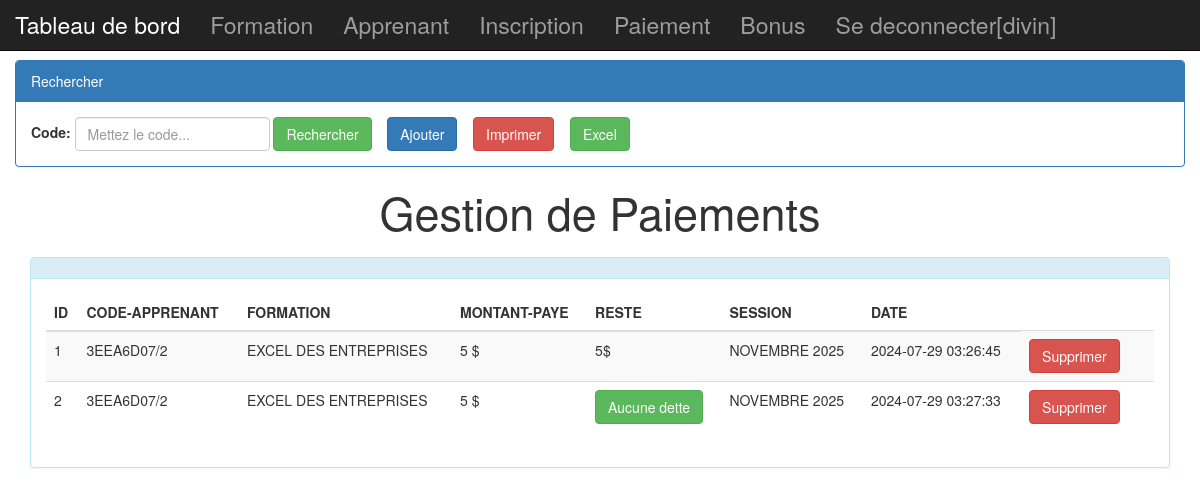
Screenshot of /view/paiement.php (signed in) with the database file from the repository.
### tables this page shows
CREATE TABLE `paiement` (
  `id` int(11) NOT NULL,
  `code_apprenant` varchar(15) NOT NULL,
  `formation` varchar(100) NOT NULL,
  `montant_payer` int(11) NOT NULL,
  `reste` int(11) NOT NULL,
  `session` varchar(15) NOT NULL,
  `date_paie` timestamp NOT NULL DEFAULT current_timestamp()
);

### model/selection_paie.php (called while the page is built)
<?php
	$mc=isset($_GET['motcle'])?$_GET['motcle']:"";
		$requete="SELECT * FROM paiement WHERE id LIKE '%$mc%'";
	$resultat=$pdo->query($requete);

### view/paiement.php (the view, shortened to what this page needs)
<!DOCTYPE html>
<html>
<head>
	<link rel="stylesheet" type="text/css" href="../includes/css/bootstrap.css">
</head>
	<body>
		<div class="navbar navbar-inverse navbar-fixed-top">
			<?php 	require_once('menu.php'); ?>
		</div>
	<?php
	    require_once("../bdd/connexion.php");
		require_once('../model/selection_paie.php');
	?>
			<div class="contenair col-lg-12 col-md-6 divin">
		<div class="panel panel-primary ">
				<div class="panel-heading">
					Rechercher
				</div>
				<div class="panel-body">
			<form method="get" action="" class="form-inline">
						<div class="form-group">
							<label for="propri">Code:</label>
							<input type="text" name="motcle" class="form-control" placeholder="Mettez le code..." value="<?php echo $mc ?>">
						</div>
						<button type="submit" class="btn btn-success">
						Rechercher</button>
						<a href="ajout-paie.php" class="btn btn-primary">Ajouter</a>
						<a href="imprimer-frais.php" class="btn btn-danger">Imprimer</a>
						  <button class="btn btn-success" title="Exporter vers Excel" name="export4">Excel</button>
					</form>
		</div>
			</div>
		<div align="center">
			<h1 style="font-size: 45px;">
				Gestion de Paiements
			</h1>
		</div>
			<div class="col-md-12 col-xs-12">
				<div class="panel panel-info spacer">
					<div class="panel-heading">
					</div>
					<div class="panel-body">
						<div class="table-responsive table--no-card m-b-30">
						<table class="table table-striped">
							<thead>
								<tr>
									<th>ID</th><th>CODE-APPRENANT</th><th>FORMATION</th><th>MONTANT-PAYE</th><th>RESTE</th><th>SESSION</th><th>DATE</th>
								</tr>
							</thead>
							<tbody>
								<?php while ($et=$resultat->fetch()){?>
								<tr>
								<td><?php  echo($et['id'])?></td>
								<td><?php  echo($et['code_apprenant'])?></td>
								<td><?php  echo($et['formation'])?></td>
								<td><?php  echo($et['montant_payer'])?> $</td>
								<td><?php
								if ($et['reste']==0) {
									?>
									<a href="#" class="btn btn-success">Aucune dette</a>
								<?php }else{
									echo($et['reste']."$");
								}?>
								</td>
								<td><?php  echo($et['session'])?> </td>
								<td><?php  echo($et['date_paie'])?></td>
								<td><a onclick="return confirm('Etes-vous sûre...?');" href="../model/supprimer-paie.php?id=<?php echo($et['id'])?>" class="btn btn-danger">Supprimer</a></td>
								<td></td>
											</tr>
									<?php } ?>
							</tbody>
						</table>
					</div>
					</div>
				</div>
			</div>
	</body>
</html>

### view/paiement.php (style rules this page uses)
.spacer { margin-top: 10px; }
.divin { margin-top: 60px; }

### rows the page displays
paiement: id "1", code_apprenant "3EEA6D07/2", formation "EXCEL DES ENTREPRISES", montant_payer "5", reste "5", session "NOVEMBRE 2025", date_paie "2024-07-29 03:26:45"
paiement: id "2", code_apprenant "3EEA6D07/2", formation "EXCEL DES ENTREPRISES", montant_payer "5", reste "Aucune dette", session "NOVEMBRE 2025", date_paie "2024-07-29 03:27:33"

### other values shown
$_SESSION['nom'] "divin"
